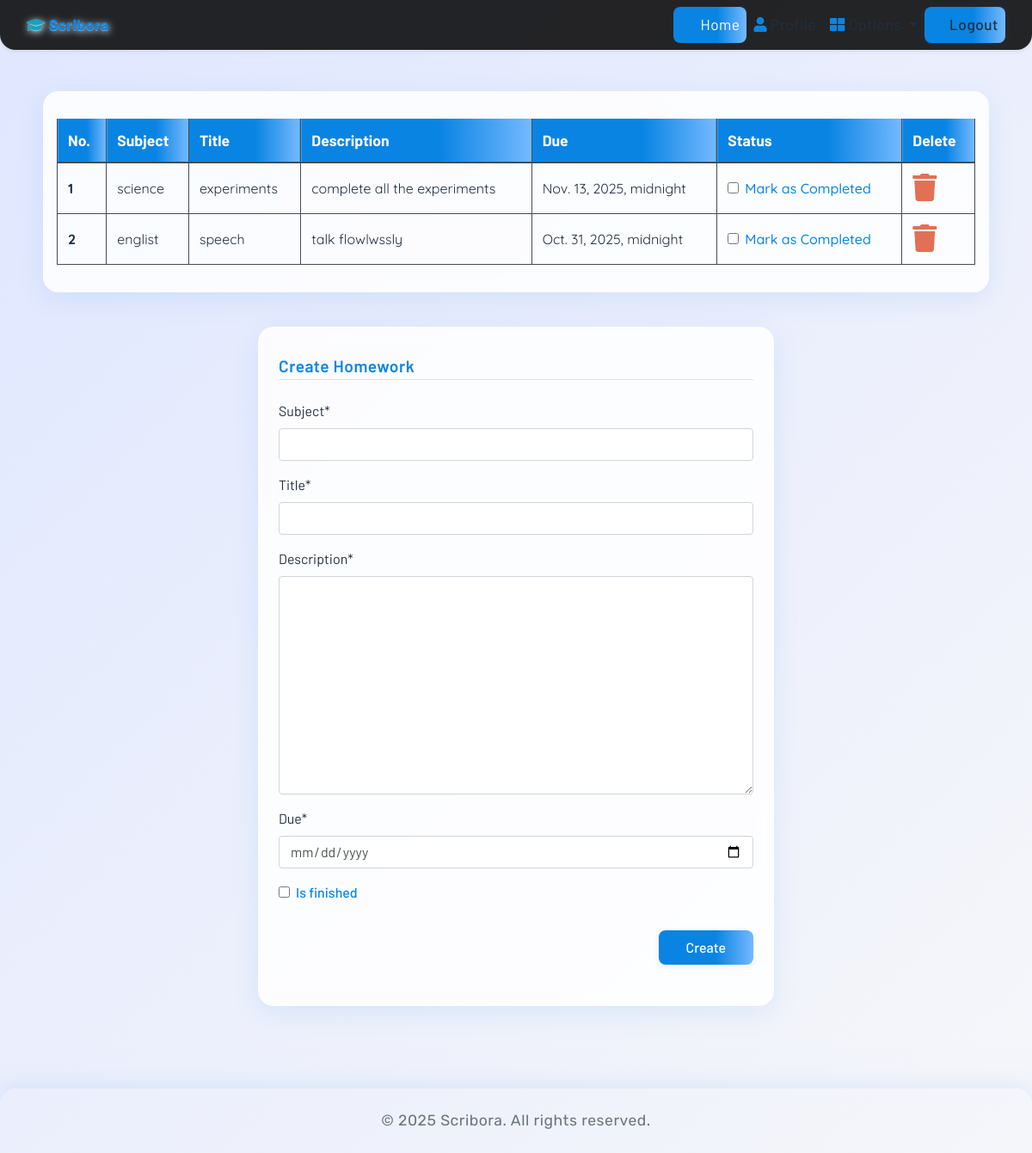
The page /homework (signed in) on the database its author committed.
### dashboard/models.py (models this page shows, shortened)
class Homework(models.Model):
    user = models.ForeignKey(User, on_delete=models.CASCADE)
    subject = models.CharField(max_length=50)
    title = models.CharField(max_length=100)
    description = models.TextField()
    due = models.DateTimeField()
    is_finished = models.BooleanField(default=False)

### dashboard/views.py (the view)
# urls.py: path('homework',views.HomeWork, name='homework'),
@login_required
def HomeWork(request):
    if request.method=='POST':
        form=HomeworkForm(request.POST)
        if form.is_valid():
            try:
                finished=request.POST['is_finished']
                if finished=='on':
                    finished=True
                else:
                    finished=False
            except:
                finished=False
            homeworks=Homework(
                user=request.user,
                subject=request.POST['subject'],
                title=request.POST['title'],
                description=request.POST['description'],
                due=request.POST['due'],
                is_finished=finished
            )
            homeworks.save()
            messages.success(request,f"Homework Added from {request.user.username} Successfully")
            return redirect('homework')
    else:
        form=HomeworkForm()
    homeworks=Homework.objects.filter(user=request.user)
    if len(homeworks)==0:
        homework_done=True
    else:
        homework_done=False
    context={'homeworks':homeworks,'homework_done':homework_done,'form':form}
    return render(request, 'dashboard/homework.html',context)

### dashboard/forms.py
class HomeworkForm(forms.ModelForm):
    class Meta:
        model=Homework
        widgets={'due':DateInput()}
        fields=['subject','title','description','due','is_finished']

### dashboard/templates/dashboard/homework.html (shortened to what this page needs)
{% extends 'dashboard/base.html' %}
{% load static %}
{% load crispy_forms_tags %}
{% block content %}
<div class="homework-bg">
  <div class="glass-table-container">
    {% if not homework_done %}
    <table class="table table-striped table-bordered table-hover table-dark mb-0">
      <thead>
        <tr>
          <th scope="col">No.</th>
          <th scope="col">Subject</th>
          <th scope="col">Title</th>
          <th scope="col">Description</th>
          <th scope="col">Due</th>
          <th scope="col">Status</th>
          <th scope="col">Delete</th>
        </tr>
      </thead>
      <tbody>
        {% for homework in homeworks %}
        <tr>
          <th scope="row">{{forloop.counter}}</th>
          <td>{{homework.subject}}</td>
          <td>{{homework.title}}</td>
          <td>{{homework.description}}</td>
          <td>{{homework.due}}</td>
          <td>
            <div class="form-check">
              {% if homework.is_finished == True%}
              <input class="form-check-input" type="checkbox" value="" checked onclick="location.href='{% url 'update_homework' homework.id %}'">
              {% else %}
              <input class="form-check-input" type="checkbox" value="" onclick="location.href='{% url 'update_homework' homework.id %}'">
              <label class="form-check-label" for="1">
                Mark as Completed
              </label>
              {% endif %}
            </div>
          </td>
          <td>
            <a href="{% url 'delete_homework' homework.id %}"><i class="fa fa-trash fa-2x"></i></a>
          </td>
        </tr>
        {% endfor %}
      </tbody>
    </table>
    {% else %}
    <h4 class="homework-message">All homeworks are completed!! Create to have more!!</h4>
    {% endif %}
  </div>
  <div class="glass-form-container mt-4">
    <form method="POST">
      <fieldset class="form-group">
        <legend class="border-bottom mb-4">Create Homework</legend>
        {{form|crispy}}
      </fieldset>
      <div class="form-group text-right">
        <button class="btn btn-outline-info" type="submit">
          Create
        </button>
      </div>
    </form>
  </div>
</div>
{% endblock content %}

### studypartner/static/css/main.css (style rules this page uses)
html, body { max-width: 100%; overflow-x: hidden; height: 100%; width: 100%; background: linear-gradient(135deg, #e0e7ff 0%, #f5f6fa 100%); }
body { font-family: 'Barlow', 'Quicksand', 'Rubik', sans-serif; background: linear-gradient(120deg, #e0e7ff 0%, #f5f6fa 100%); min-height: 100vh; }
.btn, .btn-primary, .btn-outline-info { background: linear-gradient(90deg, #0984e3 60%, #74b9ff 100%); color: #fff; border: none; border-radius: 8px; font-weight: 500; padding: 0.5rem 2rem; box-shadow: 0 2px 8px 0 rgba(9, 132, 227, 0.10); transition: background 0.2s, box-shadow 0.2s; }
.fa, .fas, .fab { color: #0984e3; transition: color 0.2s; }

### dashboard/templates/dashboard/base.html (style rules this page uses)
body { background: linear-gradient(135deg, #e0e7ff 0%, #f5f6fa 100%); font-family: 'Segoe UI', 'Roboto', Arial, sans-serif; color: #222f3e; }

### dashboard/templates/dashboard/homework.html (style rules this page uses)
.homework-bg { min-height: 100vh; background: linear-gradient(135deg, #e0e7ff 0%, #f5f6fa 100%); padding-top: 3rem; padding-bottom: 3rem; }
.glass-table-container { background: rgba(255,255,255,0.85); backdrop-filter: blur(8px); border-radius: 18px; box-shadow: 0 8px 32px 0 rgba(9, 132, 227, 0.10); padding: 2rem 1rem; margin-bottom: 2.5rem; max-width: 1100px; margin-left: auto; margin-right: auto; }
.table thead th { background: linear-gradient(90deg, #0984e3 60%, #74b9ff 100%); color: #fff; font-family: 'Barlow', 'Rubik', 'Quicksand', sans-serif; font-size: 1.1rem; border-top: none; }
.table-dark { background: transparent; }
.table-striped tbody tr:nth-of-type(odd) { background: rgba(152, 214, 230, 0.10); }
.table td, .table th { vertical-align: middle; font-family: 'Quicksand', 'Rubik', sans-serif; color: #222f3e; }
.form-check-label { font-weight: 500; color: #0984e3 !important; }
.fa-trash { color: #e17055; transition: color 0.2s; }
.glass-form-container { background: rgba(255,255,255,0.85); backdrop-filter: blur(8px); border-radius: 18px; box-shadow: 0 8px 32px 0 rgba(9, 132, 227, 0.10); padding: 2rem 1.5rem; max-width: 600px; margin-left: auto; margin-right: auto; }
legend { color: #0984e3; font-weight: 600; font-size: 1.2rem; letter-spacing: 0.5px; background: transparent; }
.btn-outline-info, .btn-primary { background: linear-gradient(90deg, #0984e3 60%, #74b9ff 100%); color: #fff !important; border: none; border-radius: 8px; font-weight: 500; padding: 0.5rem 2rem; box-shadow: 0 2px 8px 0 rgba(9, 132, 227, 0.10); transition: background 0.2s, box-shadow 0.2s; }

### rows shown on the page
Homework: subject "science", title "experiments", description "complete all the experiments", due "Nov. 13, 2025, midnight"
Homework: subject "englist", title "speech", description "talk flowlwssly", due "Oct. 31, 2025, midnight"

### other values the page prints
{{ year|default:"2025" }} "2025"
